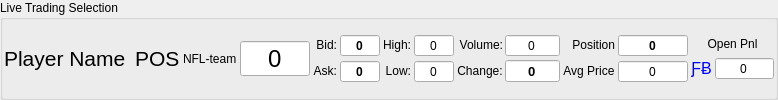
    <widget class="QGroupBox" name="currentplayer">
     <property name="autoFillBackground">
      <bool>true</bool>
     </property>
     <property name="title">
      <string>Live Trading Selection </string>
     </property>
     <property name="alignment">
      <set>Qt::AlignLeading|Qt::AlignLeft|Qt::AlignTop</set>
     </property>
     <layout class="QGridLayout" name="gridLayout_19">
      <property name="sizeConstraint">
       <enum>QLayout::SetDefaultConstraint</enum>
      </property>
      <property name="leftMargin">
       <number>1</number>
      </property>
      <property name="topMargin">
       <number>1</number>
      </property>
      <property name="rightMargin">
       <number>1</number>
      </property>
      <property name="bottomMargin">
       <number>1</number>
      </property>
      <property name="spacing">
       <number>3</number>
      </property>
      <item row="0" column="9">
       <layout class="QGridLayout" name="gridLayout_21">
        <item row="0" column="0">
         <widget class="QLabel" name="asksLabelIndicator_12">
          <property name="sizePolicy">
           <sizepolicy hsizetype="Preferred" vsizetype="Fixed">
            <horstretch>0</horstretch>
            <verstretch>0</verstretch>
           </sizepolicy>
          </property>
          <property name="accessibleName">
           <string>TR00009</string>
          </property>
          <property name="text">
           <string>Open Pnl</string>
          </property>
          <property name="alignment">
           <set>Qt::AlignCenter</set>
          </property>
         </widget>
        </item>
        <item row="1" column="0">
         <layout class="QHBoxLayout" name="horizontalLayout_3">
          <item>
           <widget class="QLabel" name="usdLabel10_9">
            <property name="sizePolicy">
             <sizepolicy hsizetype="Maximum" vsizetype="Fixed">
              <horstretch>0</horstretch>
              <verstretch>0</verstretch>
             </sizepolicy>
            </property>
            <property name="font">
             <font>
              <pointsize>11</pointsize>
              <weight>50</weight>
              <bold>false</bold>
             </font>
            </property>
            <property name="accessibleDescription">
             <string>USD_ICON</string>
            </property>
            <property name="text">
             <string>&lt;html&gt;&lt;head/&gt;&lt;body&gt;&lt;p&gt;&lt;span style=&quot; font-size:12pt; color:#0000ff;&quot;&gt;ƑɃ&lt;/span&gt;&lt;/p&gt;&lt;/body&gt;&lt;/html&gt;</string>
            </property>
            <property name="alignment">
             <set>Qt::AlignCenter</set>
            </property>
           </widget>
          </item>
          <item>
           <widget class="QSpinBox" name="posOpenPnl">
            <property name="sizePolicy">
             <sizepolicy hsizetype="Preferred" vsizetype="Fixed">
              <horstretch>0</horstretch>
              <verstretch>0</verstretch>
             </sizepolicy>
            </property>
            <property name="minimumSize">
             <size>
              <width>40</width>
              <height>0</height>
             </size>
            </property>
            <property name="whatsThis">
             <string>BidPrice</string>
            </property>
            <property name="accessibleName">
             <string>PRICE</string>
            </property>
            <property name="accessibleDescription">
             <string>CAN_BE_ZERO</string>
            </property>
            <property name="alignment">
             <set>Qt::AlignCenter</set>
            </property>
            <property name="readOnly">
             <bool>true</bool>
            </property>
            <property name="buttonSymbols">
             <enum>QAbstractSpinBox::NoButtons</enum>
            </property>
            <property name="showGroupSeparator" stdset="0">
             <bool>true</bool>
            </property>
            <property name="minimum">
             <number>-999999</number>
            </property>
            <property name="maximum">
             <number>999999</number>
            </property>
           </widget>
          </item>
         </layout>
        </item>
       </layout>
      </item>
      <item row="0" column="2">
       <widget class="QLabel" name="positionTeam">
        <property name="font">
         <font>
          <pointsize>16</pointsize>
         </font>
        </property>
        <property name="text">
         <string>POS</string>
        </property>
        <property name="margin">
         <number>2</number>
        </property>
       </widget>
      </item>
      <item row="0" column="4">
       <widget class="QSpinBox" name="marketLast">
        <property name="sizePolicy">
         <sizepolicy hsizetype="Preferred" vsizetype="Fixed">
          <horstretch>0</horstretch>
          <verstretch>0</verstretch>
         </sizepolicy>
        </property>
        <property name="minimumSize">
         <size>
          <width>70</width>
          <height>0</height>
         </size>
        </property>
        <property name="font">
         <font>
          <pointsize>18</pointsize>
         </font>
        </property>
        <property name="whatsThis">
         <string>LastPrice</string>
        </property>
        <property name="accessibleName">
         <string>PRICE</string>
        </property>
        <property name="accessibleDescription">
         <string>CAN_BE_ZERO</string>
        </property>
        <property name="alignment">
         <set>Qt::AlignCenter</set>
        </property>
        <property name="readOnly">
         <bool>true</bool>
        </property>
        <property name="buttonSymbols">
         <enum>QAbstractSpinBox::NoButtons</enum>
        </property>
        <property name="maximum">
         <number>49</number>
        </property>
       </widget>
      </item>
      <item row="0" column="5">
       <layout class="QGridLayout" name="gridLayout_2">
        <item row="0" column="0">
         <widget class="QLabel" name="bidsLabelIndicator_5">
          <property name="sizePolicy">
           <sizepolicy hsizetype="Preferred" vsizetype="Fixed">
            <horstretch>0</horstretch>
            <verstretch>0</verstretch>
           </sizepolicy>
          </property>
          <property name="accessibleName">
           <string>TR00008</string>
          </property>
          <property name="text">
           <string>Bid:</string>
          </property>
          <property name="alignment">
           <set>Qt::AlignRight|Qt::AlignTrailing|Qt::AlignVCenter</set>
          </property>
         </widget>
        </item>
        <item row="0" column="1">
         <widget class="QSpinBox" name="marketBid">
          <property name="sizePolicy">
           <sizepolicy hsizetype="Preferred" vsizetype="Fixed">
            <horstretch>0</horstretch>
            <verstretch>0</verstretch>
           </sizepolicy>
          </property>
          <property name="minimumSize">
           <size>
            <width>40</width>
            <height>0</height>
           </size>
          </property>
          <property name="font">
           <font>
            <weight>75</weight>
            <bold>true</bold>
           </font>
          </property>
          <property name="whatsThis">
           <string>BidPrice</string>
          </property>
          <property name="accessibleName">
           <string>PRICE</string>
          </property>
          <property name="accessibleDescription">
           <string>CAN_BE_ZERO</string>
          </property>
          <property name="alignment">
           <set>Qt::AlignCenter</set>
          </property>
          <property name="readOnly">
           <bool>true</bool>
          </property>
          <property name="buttonSymbols">
           <enum>QAbstractSpinBox::NoButtons</enum>
          </property>
         </widget>
        </item>
        <item row="1" column="0">
         <widget class="QLabel" name="asksLabelIndicator_9">
          <property name="sizePolicy">
           <sizepolicy hsizetype="Preferred" vsizetype="Fixed">
            <horstretch>0</horstretch>
            <verstretch>0</verstretch>
           </sizepolicy>
          </property>
          <property name="accessibleName">
           <string>TR00009</string>
          </property>
          <property name="text">
           <string>Ask:</string>
          </property>
          <property name="alignment">
           <set>Qt::AlignRight|Qt::AlignTrailing|Qt::AlignVCenter</set>
          </property>
         </widget>
        </item>
        <item row="1" column="1">
         <widget class="QSpinBox" name="marketAsk">
          <property name="sizePolicy">
           <sizepolicy hsizetype="Preferred" vsizetype="Fixed">
            <horstretch>0</horstretch>
            <verstretch>0</verstretch>
           </sizepolicy>
          </property>
          <property name="minimumSize">
           <size>
            <width>40</width>
            <height>0</height>
           </size>
          </property>
          <property name="font">
           <font>
            <weight>75</weight>
            <bold>true</bold>
           </font>
          </property>
          <property name="whatsThis">
           <string>AskPrice</string>
          </property>
          <property name="accessibleName">
           <string>PRICE</string>
          </property>
          <property name="accessibleDescription">
           <string>CAN_BE_ZERO</string>
          </property>
          <property name="alignment">
           <set>Qt::AlignCenter</set>
          </property>
          <property name="readOnly">
           <bool>true</bool>
          </property>
          <property name="buttonSymbols">
           <enum>QAbstractSpinBox::NoButtons</enum>
          </property>
         </widget>
        </item>
       </layout>
      </item>
      <item row="0" column="6">
       <layout class="QGridLayout" name="gridLayout_8">
        <item row="0" column="0">
         <widget class="QLabel" name="label_27">
          <property name="sizePolicy">
           <sizepolicy hsizetype="Preferred" vsizetype="Fixed">
            <horstretch>0</horstretch>
            <verstretch>0</verstretch>
           </sizepolicy>
          </property>
          <property name="accessibleName">
           <string>TR00010</string>
          </property>
          <property name="text">
           <string>High:</string>
          </property>
          <property name="alignment">
           <set>Qt::AlignRight|Qt::AlignTrailing|Qt::AlignVCenter</set>
          </property>
         </widget>
        </item>
        <item row="0" column="1">
         <widget class="QSpinBox" name="marketHigh">
          <property name="sizePolicy">
           <sizepolicy hsizetype="Preferred" vsizetype="Fixed">
            <horstretch>0</horstretch>
            <verstretch>0</verstretch>
           </sizepolicy>
          </property>
          <property name="minimumSize">
           <size>
            <width>40</width>
            <height>0</height>
           </size>
          </property>
          <property name="whatsThis">
           <string>HighPrice</string>
          </property>
          <property name="accessibleName">
           <string>PRICE</string>
          </property>
          <property name="accessibleDescription">
           <string>CAN_BE_ZERO</string>
          </property>
          <property name="alignment">
           <set>Qt::AlignCenter</set>
          </property>
          <property name="readOnly">
           <bool>true</bool>
          </property>
          <property name="buttonSymbols">
           <enum>QAbstractSpinBox::NoButtons</enum>
          </property>
          <property name="maximum">
           <number>40</number>
          </property>
         </widget>
        </item>
        <item row="1" column="0">
         <widget class="QLabel" name="label_26">
          <property name="sizePolicy">
           <sizepolicy hsizetype="Preferred" vsizetype="Fixed">
            <horstretch>0</horstretch>
            <verstretch>0</verstretch>
           </sizepolicy>
          </property>
          <property name="accessibleName">
           <string>TR00011</string>
          </property>
          <property name="text">
           <string>Low:</string>
          </property>
          <property name="alignment">
           <set>Qt::AlignRight|Qt::AlignTrailing|Qt::AlignVCenter</set>
          </property>
         </widget>
        </item>
        <item row="1" column="1">
         <widget class="QSpinBox" name="marketLow">
          <property name="sizePolicy">
           <sizepolicy hsizetype="Preferred" vsizetype="Fixed">
            <horstretch>0</horstretch>
            <verstretch>0</verstretch>
           </sizepolicy>
          </property>
          <property name="minimumSize">
           <size>
            <width>40</width>
            <height>0</height>
           </size>
          </property>
          <property name="whatsThis">
           <string>LowPrice</string>
          </property>
          <property name="accessibleName">
           <string>PRICE</string>
          </property>
          <property name="accessibleDescription">
           <string>CAN_BE_ZERO</string>
          </property>
          <property name="alignment">
           <set>Qt::AlignCenter</set>
          </property>
          <property name="readOnly">
           <bool>true</bool>
          </property>
          <property name="buttonSymbols">
           <enum>QAbstractSpinBox::NoButtons</enum>
          </property>
          <property name="maximum">
           <number>40</number>
          </property>
         </widget>
        </item>
       </layout>
      </item>
      <item row="0" column="7">
       <layout class="QGridLayout" name="gridLayout_20">
        <property name="spacing">
         <number>2</number>
        </property>
        <item row="0" column="0">
         <widget class="QLabel" name="marketVolumeLabel_3">
          <property name="sizePolicy">
           <sizepolicy hsizetype="Preferred" vsizetype="Fixed">
            <horstretch>0</horstretch>
            <verstretch>0</verstretch>
           </sizepolicy>
          </property>
          <property name="accessibleName">
           <string>TR00013</string>
          </property>
          <property name="text">
           <string>Volume:</string>
          </property>
          <property name="alignment">
           <set>Qt::AlignRight|Qt::AlignTrailing|Qt::AlignVCenter</set>
          </property>
         </widget>
        </item>
        <item row="0" column="1">
         <widget class="QSpinBox" name="marketVolume">
          <property name="sizePolicy">
           <sizepolicy hsizetype="Preferred" vsizetype="Fixed">
            <horstretch>0</horstretch>
            <verstretch>0</verstretch>
           </sizepolicy>
          </property>
          <property name="minimumSize">
           <size>
            <width>40</width>
            <height>0</height>
           </size>
          </property>
          <property name="whatsThis">
           <string>DayVolume</string>
          </property>
          <property name="accessibleName">
           <string/>
          </property>
          <property name="alignment">
           <set>Qt::AlignCenter</set>
          </property>
          <property name="readOnly">
           <bool>true</bool>
          </property>
          <property name="buttonSymbols">
           <enum>QAbstractSpinBox::NoButtons</enum>
          </property>
          <property name="specialValueText">
           <string/>
          </property>
          <property name="showGroupSeparator" stdset="0">
           <bool>true</bool>
          </property>
          <property name="maximum">
           <number>999999</number>
          </property>
         </widget>
        </item>
        <item row="1" column="0">
         <widget class="QLabel" name="asksLabelIndicator_14">
          <property name="sizePolicy">
           <sizepolicy hsizetype="Preferred" vsizetype="Fixed">
            <horstretch>0</horstretch>
            <verstretch>0</verstretch>
           </sizepolicy>
          </property>
          <property name="accessibleName">
           <string>TR00009</string>
          </property>
          <property name="text">
           <string>Change:</string>
          </property>
          <property name="alignment">
           <set>Qt::AlignCenter</set>
          </property>
         </widget>
        </item>
        <item row="1" column="1">
         <widget class="QSpinBox" name="marketChng">
          <property name="sizePolicy">
           <sizepolicy hsizetype="Preferred" vsizetype="Fixed">
            <horstretch>0</horstretch>
            <verstretch>0</verstretch>
           </sizepolicy>
          </property>
          <property name="minimumSize">
           <size>
            <width>40</width>
            <height>0</height>
           </size>
          </property>
          <property name="font">
           <font>
            <pointsize>10</pointsize>
            <weight>75</weight>
            <bold>true</bold>
           </font>
          </property>
          <property name="whatsThis">
           <string>BidPrice</string>
          </property>
          <property name="accessibleName">
           <string>PRICE</string>
          </property>
          <property name="accessibleDescription">
           <string>CAN_BE_ZERO</string>
          </property>
          <property name="alignment">
           <set>Qt::AlignCenter</set>
          </property>
          <property name="readOnly">
           <bool>true</bool>
          </property>
          <property name="buttonSymbols">
           <enum>QAbstractSpinBox::NoButtons</enum>
          </property>
          <property name="minimum">
           <number>-40</number>
          </property>
          <property name="maximum">
           <number>40</number>
          </property>
         </widget>
        </item>
       </layout>
      </item>
      <item row="0" column="8">
       <layout class="QGridLayout" name="gridLayout">
        <item row="0" column="0">
         <widget class="QLabel" name="bidsLabelIndicator_6">
          <property name="sizePolicy">
           <sizepolicy hsizetype="Preferred" vsizetype="Fixed">
            <horstretch>0</horstretch>
            <verstretch>0</verstretch>
           </sizepolicy>
          </property>
          <property name="accessibleName">
           <string>TR00008</string>
          </property>
          <property name="text">
           <string>Position</string>
          </property>
          <property name="alignment">
           <set>Qt::AlignRight|Qt::AlignTrailing|Qt::AlignVCenter</set>
          </property>
         </widget>
        </item>
        <item row="0" column="1">
         <widget class="QSpinBox" name="posQty">
          <property name="sizePolicy">
           <sizepolicy hsizetype="Preferred" vsizetype="Fixed">
            <horstretch>0</horstretch>
            <verstretch>0</verstretch>
           </sizepolicy>
          </property>
          <property name="minimumSize">
           <size>
            <width>70</width>
            <height>0</height>
           </size>
          </property>
          <property name="font">
           <font>
            <weight>75</weight>
            <bold>true</bold>
           </font>
          </property>
          <property name="whatsThis">
           <string>BidPrice</string>
          </property>
          <property name="accessibleName">
           <string>PRICE</string>
          </property>
          <property name="accessibleDescription">
           <string>CAN_BE_ZERO</string>
          </property>
          <property name="alignment">
           <set>Qt::AlignCenter</set>
          </property>
          <property name="readOnly">
           <bool>true</bool>
          </property>
          <property name="buttonSymbols">
           <enum>QAbstractSpinBox::NoButtons</enum>
          </property>
          <property name="showGroupSeparator" stdset="0">
           <bool>true</bool>
          </property>
          <property name="minimum">
           <number>-99999</number>
          </property>
          <property name="maximum">
           <number>99999</number>
          </property>
         </widget>
        </item>
        <item row="1" column="0">
         <widget class="QLabel" name="asksLabelIndicator_11">
          <property name="sizePolicy">
           <sizepolicy hsizetype="Preferred" vsizetype="Fixed">
            <horstretch>0</horstretch>
            <verstretch>0</verstretch>
           </sizepolicy>
          </property>
          <property name="accessibleName">
           <string>TR00009</string>
          </property>
          <property name="text">
           <string>Avg Price</string>
          </property>
          <property name="alignment">
           <set>Qt::AlignCenter</set>
          </property>
         </widget>
        </item>
        <item row="1" column="1">
         <widget class="QSpinBox" name="posAvgPrice">
          <property name="sizePolicy">
           <sizepolicy hsizetype="Preferred" vsizetype="Fixed">
            <horstretch>0</horstretch>
            <verstretch>0</verstretch>
           </sizepolicy>
          </property>
          <property name="minimumSize">
           <size>
            <width>70</width>
            <height>0</height>
           </size>
          </property>
          <property name="whatsThis">
           <string>BidPrice</string>
          </property>
          <property name="accessibleName">
           <string>PRICE</string>
          </property>
          <property name="accessibleDescription">
           <string>CAN_BE_ZERO</string>
          </property>
          <property name="alignment">
           <set>Qt::AlignCenter</set>
          </property>
          <property name="readOnly">
           <bool>true</bool>
          </property>
          <property name="buttonSymbols">
           <enum>QAbstractSpinBox::NoButtons</enum>
          </property>
          <property name="showGroupSeparator" stdset="0">
           <bool>true</bool>
          </property>
          <property name="minimum">
           <number>-999999</number>
          </property>
          <property name="maximum">
           <number>999999</number>
          </property>
         </widget>
        </item>
       </layout>
      </item>
      <item row="0" column="0">
       <widget class="QLabel" name="playername">
        <property name="sizePolicy">
         <sizepolicy hsizetype="Preferred" vsizetype="Fixed">
          <horstretch>0</horstretch>
          <verstretch>0</verstretch>
         </sizepolicy>
        </property>
        <property name="minimumSize">
         <size>
          <width>30</width>
          <height>0</height>
         </size>
        </property>
        <property name="maximumSize">
         <size>
          <width>400</width>
          <height>16777215</height>
         </size>
        </property>
        <property name="font">
         <font>
          <pointsize>16</pointsize>
         </font>
        </property>
        <property name="text">
         <string>Player Name                                                         </string>
        </property>
        <property name="textFormat">
         <enum>Qt::RichText</enum>
        </property>
        <property name="textInteractionFlags">
         <set>Qt::NoTextInteraction</set>
        </property>
       </widget>
      </item>
      <item row="0" column="3">
       <widget class="QLabel" name="currentTeam">
        <property name="text">
         <string>NFL-team</string>
        </property>
       </widget>
      </item>
     </layout>
    </widget>
